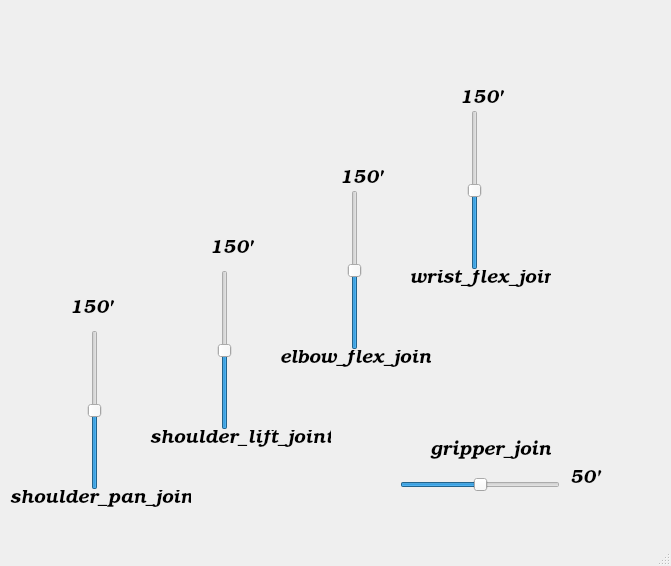
<?xml version="1.0" encoding="UTF-8"?>
<ui version="4.0">
 <class>MainWindow</class>
 <widget class="QMainWindow" name="MainWindow">
  <property name="geometry">
   <rect>
    <x>0</x>
    <y>0</y>
    <width>671</width>
    <height>566</height>
   </rect>
  </property>
  <property name="windowTitle">
   <string>MainWindow</string>
  </property>
  <widget class="QWidget" name="centralwidget">
   <widget class="QSlider" name="j1_slider">
    <property name="geometry">
     <rect>
      <x>80</x>
      <y>330</y>
      <width>29</width>
      <height>160</height>
     </rect>
    </property>
    <property name="maximum">
     <number>300</number>
    </property>
    <property name="singleStep">
     <number>5</number>
    </property>
    <property name="value">
     <number>150</number>
    </property>
    <property name="orientation">
     <enum>Qt::Vertical</enum>
    </property>
   </widget>
   <widget class="QSlider" name="j2_slider">
    <property name="geometry">
     <rect>
      <x>210</x>
      <y>270</y>
      <width>29</width>
      <height>160</height>
     </rect>
    </property>
    <property name="maximum">
     <number>300</number>
    </property>
    <property name="singleStep">
     <number>5</number>
    </property>
    <property name="value">
     <number>150</number>
    </property>
    <property name="orientation">
     <enum>Qt::Vertical</enum>
    </property>
   </widget>
   <widget class="QSlider" name="j3_slider">
    <property name="geometry">
     <rect>
      <x>340</x>
      <y>190</y>
      <width>29</width>
      <height>160</height>
     </rect>
    </property>
    <property name="maximum">
     <number>300</number>
    </property>
    <property name="singleStep">
     <number>5</number>
    </property>
    <property name="value">
     <number>150</number>
    </property>
    <property name="orientation">
     <enum>Qt::Vertical</enum>
    </property>
   </widget>
   <widget class="QSlider" name="j4_slider">
    <property name="geometry">
     <rect>
      <x>460</x>
      <y>110</y>
      <width>29</width>
      <height>160</height>
     </rect>
    </property>
    <property name="maximum">
     <number>300</number>
    </property>
    <property name="singleStep">
     <number>5</number>
    </property>
    <property name="value">
     <number>150</number>
    </property>
    <property name="orientation">
     <enum>Qt::Vertical</enum>
    </property>
   </widget>
   <widget class="QSlider" name="j5_slider">
    <property name="geometry">
     <rect>
      <x>400</x>
      <y>470</y>
      <width>160</width>
      <height>29</height>
     </rect>
    </property>
    <property name="singleStep">
     <number>5</number>
    </property>
    <property name="value">
     <number>50</number>
    </property>
    <property name="orientation">
     <enum>Qt::Horizontal</enum>
    </property>
   </widget>
   <widget class="QLabel" name="j1_label">
    <property name="geometry">
     <rect>
      <x>10</x>
      <y>490</y>
      <width>181</width>
      <height>17</height>
     </rect>
    </property>
    <property name="font">
     <font>
      <family>URW Bookman L</family>
      <pointsize>14</pointsize>
      <italic>true</italic>
     </font>
    </property>
    <property name="text">
     <string>shoulder_pan_joint</string>
    </property>
   </widget>
   <widget class="QLabel" name="j5_label">
    <property name="geometry">
     <rect>
      <x>430</x>
      <y>440</y>
      <width>121</width>
      <height>21</height>
     </rect>
    </property>
    <property name="font">
     <font>
      <family>URW Bookman L</family>
      <pointsize>14</pointsize>
      <italic>true</italic>
     </font>
    </property>
    <property name="text">
     <string>gripper_joint</string>
    </property>
   </widget>
   <widget class="QLabel" name="j1_value">
    <property name="geometry">
     <rect>
      <x>70</x>
      <y>300</y>
      <width>68</width>
      <height>17</height>
     </rect>
    </property>
    <property name="font">
     <font>
      <family>URW Bookman L</family>
      <pointsize>14</pointsize>
      <italic>true</italic>
     </font>
    </property>
    <property name="text">
     <string>150'</string>
    </property>
   </widget>
   <widget class="QLabel" name="j2_value">
    <property name="geometry">
     <rect>
      <x>210</x>
      <y>240</y>
      <width>68</width>
      <height>17</height>
     </rect>
    </property>
    <property name="font">
     <font>
      <family>URW Bookman L</family>
      <pointsize>14</pointsize>
      <italic>true</italic>
     </font>
    </property>
    <property name="text">
     <string>150'</string>
    </property>
   </widget>
   <widget class="QLabel" name="j4_value">
    <property name="geometry">
     <rect>
      <x>460</x>
      <y>90</y>
      <width>68</width>
      <height>17</height>
     </rect>
    </property>
    <property name="font">
     <font>
      <family>URW Bookman L</family>
      <pointsize>14</pointsize>
      <italic>true</italic>
     </font>
    </property>
    <property name="text">
     <string>150'</string>
    </property>
   </widget>
   <widget class="QLabel" name="j3_value">
    <property name="geometry">
     <rect>
      <x>340</x>
      <y>170</y>
      <width>68</width>
      <height>17</height>
     </rect>
    </property>
    <property name="font">
     <font>
      <family>URW Bookman L</family>
      <pointsize>14</pointsize>
      <italic>true</italic>
     </font>
    </property>
    <property name="text">
     <string>150'</string>
    </property>
   </widget>
   <widget class="QLabel" name="j2_label">
    <property name="geometry">
     <rect>
      <x>150</x>
      <y>430</y>
      <width>181</width>
      <height>17</height>
     </rect>
    </property>
    <property name="font">
     <font>
      <family>URW Bookman L</family>
      <pointsize>14</pointsize>
      <italic>true</italic>
     </font>
    </property>
    <property name="text">
     <string>shoulder_lift_joint</string>
    </property>
   </widget>
   <widget class="QLabel" name="j3_label">
    <property name="geometry">
     <rect>
      <x>280</x>
      <y>350</y>
      <width>151</width>
      <height>17</height>
     </rect>
    </property>
    <property name="font">
     <font>
      <family>URW Bookman L</family>
      <pointsize>14</pointsize>
      <italic>true</italic>
     </font>
    </property>
    <property name="text">
     <string>elbow_flex_joint</string>
    </property>
   </widget>
   <widget class="QLabel" name="j4_label">
    <property name="geometry">
     <rect>
      <x>410</x>
      <y>270</y>
      <width>141</width>
      <height>17</height>
     </rect>
    </property>
    <property name="font">
     <font>
      <family>URW Bookman L</family>
      <pointsize>14</pointsize>
      <italic>true</italic>
     </font>
    </property>
    <property name="text">
     <string>wrist_flex_joint</string>
    </property>
   </widget>
   <widget class="QLabel" name="j5_value">
    <property name="geometry">
     <rect>
      <x>570</x>
      <y>470</y>
      <width>68</width>
      <height>17</height>
     </rect>
    </property>
    <property name="font">
     <font>
      <family>URW Bookman L</family>
      <pointsize>14</pointsize>
      <italic>true</italic>
     </font>
    </property>
    <property name="text">
     <string>50'</string>
    </property>
   </widget>
  </widget>
  <widget class="QMenuBar" name="menubar">
   <property name="geometry">
    <rect>
     <x>0</x>
     <y>0</y>
     <width>671</width>
     <height>25</height>
    </rect>
   </property>
  </widget>
  <widget class="QStatusBar" name="statusbar"/>
 </widget>
 <resources/>
 <connections/>
</ui>
